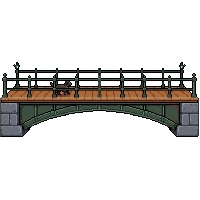
#> input picture source_scenery/r8_b10_footbridge_v1_px.png, 200 x 200 px, given in place of pier_spritecook.png, which was not available
$ python make_night_art.py
#> lines starting #> are read from the running program, lines starting #| are printed output that depends on the picture; after the words box and inside, x2 and y2 are one past the last pixel; in counts of white or black regions, pixels touching at a corner belong together; pictures that were not available may be replaced by others from this repository, and a replacement may not be noted
# Night branch art (6 Oct 2026): the leftover greyboxes of River Walk get real art.
# Sources in source_scenery/ (SpriteCook, 1 image px = 1 art px but ~2000-4600 near-duplicate colours).
#   pier_spritecook.png      -> art/scene/pier.png     granite bridge abutment over the crawl passage (screen 7)
#   pontoon_spritecook.png   -> art/scene/pontoon.png  the drifting pontoon (screen 5)
#   pile_spritecook.png      -> art/scene/pile.png     dark mooring pile in the foreground frame
#   clouds_*_spritecook.png  -> art/scene/cloud1..N.png  sky clouds
#   bones are drawn here by hand (art/scene/bone.png, bone_gold.png)
# Nothing is resampled smoothly: sizes change by cutting or repeating whole rows/columns, or by block reduction.
import os, numpy as np
from PIL import Image
from scipy import ndimage
from skimage.color import rgb2lab
from sklearn.cluster import KMeans
ROOT = os.path.dirname(os.path.dirname(os.path.abspath(__file__)))
SRC = os.path.join(ROOT, 'source_scenery')
OUT = os.path.join(ROOT, 'riverwalk', 'art', 'scene')

def load(n):
    a = np.array(Image.open(os.path.join(SRC, n)).convert('RGBA'))
    ys, xs = np.nonzero(a[..., 3] > 20)
    return a[ys.min():ys.max() + 1, xs.min():xs.max() + 1]

def palette(a, k, seed=1):
    # k-means in Lab over the opaque pixels, then a despeckle pass (lone pixels take their neighbours' colour)
    H, W = a.shape[:2]
    on = a[..., 3] > 20
    rgb = a[..., :3]
    lab = rgb2lab(rgb / 255.0)
    km = KMeans(n_clusters=k, n_init=4, random_state=seed).fit(lab[on])
    idx = np.full((H, W), -1); idx[on] = km.labels_
    pal = np.array([rgb[on][km.labels_ == i].mean(0) for i in range(k)]).round().astype(np.uint8)
    for _ in range(2):
        out = idx.copy()
        for y in range(1, H - 1):
            for x in range(1, W - 1):
                c = idx[y, x]
                if c < 0: continue
                nb = idx[y - 1:y + 2, x - 1:x + 2].ravel().tolist(); nb.pop(4)
                if min(nb) < 0 or sum(1 for n in nb if n == c) > 1: continue
                vals, cnt = np.unique(nb, return_counts=True)
                if cnt.max() >= 5: out[y, x] = vals[np.argmax(cnt)]
        idx = out
    o = np.zeros((H, W, 4), np.uint8)
    o[idx >= 0, :3] = pal[idx[idx >= 0]]; o[idx >= 0, 3] = 255
    return o

def cut_cols(a, x0, n): return np.concatenate([a[:, :x0], a[:, x0 + n:]], axis=1)
def best_cut(a, lo, hi, n):
    # the column x in lo..hi where removing n columns leaves the smallest seam (column x vs column x+n)
    v = a[..., :3].astype(int)
    return min(range(lo, hi), key=lambda x: np.abs(v[:, x] - v[:, x + n]).sum())

def pier():
    # 188 x 167 -> 138 wide: one brick period (25 px) is cut out of each side panel, where the cornice has no
    # joints, so the courses and the balustrade stay whole. Then the dark strip under the lintel is cut back to
    # the lintel and a passage is added below it (see scene.lua: it is drawn behind Pepper).
    a = load('pier_spritecook.png')
#> in load, a is the input picture: shape (200, 200, 4); mean R, G, B, A 21.1, 20.2, 16.7, 56.4
#> in load, `ys, xs = np.nonzero(a[..., 3] > 20)`: ys = 8848 values from 62 to 136; xs = 8848 values, max 198 at index 4154, min 0 at index 3956, mean 98.81
    x = best_cut(a, 8, 30, 25); a = cut_cols(a, x, 25)
#> in best_cut, `v = a[..., :3].astype(int)`:
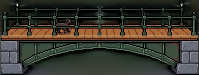
#> v: shape (75, 199, 3) int64; mean of channels 0, 1, 2 56.5, 54.1, 44.7; drawn as R, G, B
#> after `x = best_cut(a, 8, 30, 25)`: x = 24
    x = best_cut(a, a.shape[1] - 45, a.shape[1] - 30, 25); a = cut_cols(a, x, 25)
#> call 2 of best_cut, with lo = 129, hi = 144, n = 25
#> in best_cut (call 2), `v = a[..., :3].astype(int)`:
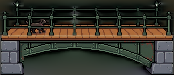
#> v: shape (75, 174, 3) int64; mean of channels 0, 1, 2 56.9, 54.5, 45.3; drawn as R, G, B
#> after `x = best_cut(a, a.shape[1] - 45, a.shape[1] - 30, 25)`: x = 130
    a = palette(a, 12)
#> in palette, `on = a[..., 3] > 20`:
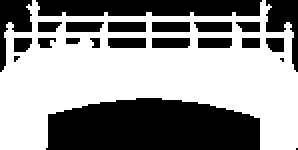
#> on: shape (75, 149) bool (shown 2 times larger); 57.1% white; 22 black regions (4 under 20 px), largest, box (x1, y1, x2, y2) and area: (23, 49, 130, 75) 2379, (18, 0, 131, 8) 866, (0, 0, 16, 36) 282
#> in palette, `lab = rgb2lab(rgb / 255.0)`: lab: shape (75, 149, 3) float64; mean of channels 0, 1, 2 23, -0.4, 5.8
#> in palette, `idx[on] = km.labels_`:
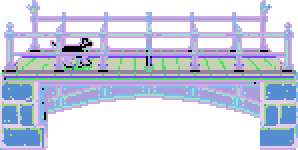
#> idx: shape (75, 149) int64 (shown 2 times larger); 13 distinct labels, from -1 to 11; one colour per label, 0 black, -1 white
#> in palette, `pal = np.array([rgb[on][km.labels_ == i].mean(0) for i in range(k)]).r..`: pal = [[80, 64, 53], [2, 2, 1], [169, 104, 58], [65, 67, 76], [88, 111, 91], [106, 110, 121], [79, 35, 19], [37, 49, 42], [171, 123, 81], [59, 75, 63], [137, 140, 145], [119, 70, 50]]
    # the lintel's last row: the lowest row that is mostly light stone
    L = a[..., :3].astype(int).sum(2)
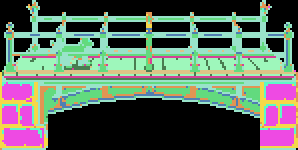
#> L: shape (75, 149) int64 (shown 2 times larger); 12 distinct labels, from 0 to 422; one colour per label, 0 black
    rows = [y for y in range(a.shape[0]) if (L[y] > 350).mean() > 0.6]
#> rows = [35, 36]
    a = a[:max(rows) + 2]                                         # + its dark outline row
#> a: shape (38, 149, 4)
#| pier.png 149 x 38 12 colours
    return a

# the pontoon: SpriteCook drew it about 4x the game's scale, and a 4x reduction came out muddy, so it is drawn
# here by hand at 54 x 12 in the render's own colours (sampled from it): a plank deck seen slightly from above,
# its front board, two float drums and a cleat. Pepper stands on deck row 2 (the mover's top).
def _pontoon_rows():
    W = 54
    def row(fill, l, r, mid=None, every=None, off=0):
        r_ = [' '] * W
        for x in range(l, r + 1): r_[x] = fill
        r_[l] = r_[r] = 'o'
        if mid:
            for x in range(l + 1 + off, r, every): r_[x] = mid
        return ''.join(r_)
    rows = [row('o', 2, 51),
            row('h', 1, 52, 'L', 7, 6),
            row('d', 0, 53, 'k', 7, 6),
            row('d', 0, 53, 'k', 7, 6),
            row('f', 0, 53),
            row('s', 0, 53),
            row('o', 1, 52)]
    floats = []
    for fill, mid in (('G', None), ('g', 'x'), ('g', 'x'), ('q', 'x')):
        a = list(row(fill, 3, 21, mid, 8, 6)); b = row(fill, 32, 50, mid, 8, 4)
        floats.append(''.join(b[x] if x >= 32 else a[x] for x in range(W)))
    a = list(row('o', 4, 20)); b = row('o', 33, 49)
    floats.append(''.join(b[x] if x >= 33 else a[x] for x in range(W)))
    rows += floats
    rows[2] = rows[2][:27] + 'cc' + rows[2][29:]                    # the cleat
    rows[1] = rows[1][:26] + 'oo' + rows[1][28:] if False else rows[1]
    return rows
PONTOON = _pontoon_rows()
PONTOON_PAL = {'o': '2c3035', 'h': 'b7b1a1', 'L': '9c9688', 'd': '878277', 'k': '625d53', 'c': '1c1f22',
               'f': '625d53', 's': '423f39', 'G': '6b747a', 'g': '4a5257', 'x': '2c3035', 'q': '383d42'}
def pontoon():
    # colours sampled from the render (k-means, 7 colours: 2c3035 423f39 4a5257 625d53 878277 b7b1a1), plus
    # two in-between shades for the plank seams and the floats' top
    o = np.zeros((len(PONTOON), len(PONTOON[0]), 4), np.uint8)
    for y, r in enumerate(PONTOON):
        for x, ch in enumerate(r):
            if ch in PONTOON_PAL: o[y, x, :3] = hexc(PONTOON_PAL[ch]); o[y, x, 3] = 255
    return o

def half(a):
    a = a.astype(int); H, W = a.shape[:2]
    p = np.zeros(((H + 1) // 2 * 2, (W + 1) // 2 * 2, 4), int); p[:H, :W] = a
    out = np.zeros((p.shape[0] // 2, p.shape[1] // 2, 4), np.uint8)
    for y in range(out.shape[0]):
        for x in range(out.shape[1]):
            blk = p[2 * y:2 * y + 2, 2 * x:2 * x + 2].reshape(4, 4)
            on = blk[blk[:, 3] > 20]
            if len(on) < 2: continue
            vals, cnt = np.unique(on, axis=0, return_counts=True)
            out[y, x] = vals[np.argmax(cnt)]; out[y, x, 3] = 255
    return out

def pile():
    # halved (36 -> 18 wide), then lengthened to 182 px by repeating plain pole rows between the iron bands
    a = palette(load('pile_spritecook.png'), 8)
#> call 2 of load, with n = 'pile_spritecook.png'
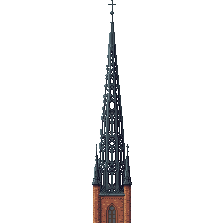
#> input picture source_scenery/r8_b11_spire_v1_px.png, 224 x 224 px, given in place of pile_spritecook.png, which was not available
#> in load, a is the input picture: shape (224, 224, 4); mean R, G, B, A 11.1, 11.3, 12.5, 21.4
#> in load (call 2), `ys, xs = np.nonzero(a[..., 3] > 20)`: ys = 4208 values from 0 to 222; xs = 4208 values, max 131 at index 2691, min 92 at index 2658, mean 111.7
#> in palette (call 2), `on = a[..., 3] > 20`: on: shape (223, 40) bool; 47.2% white; 1 white region, box (x1, y1, x2, y2) and area: (0, 0, 40, 223) 4208
#> in palette (call 2), `lab = rgb2lab(rgb / 255.0)`: lab: shape (223, 40, 3) float64; mean of channels 0, 1, 2 27.1, 1.7, -4.1
#> in palette (call 2), `idx = np.full((H, W), -1)`: idx: shape (223, 40) int64; every value is -1
    a = half(a)
    H = a.shape[0]
#> H = 112
    # plain rows: rows that equal the next row
    same = [y for y in range(H - 1) if (a[y] == a[y + 1]).all()]
#> same = [0, 3, 7, 8, 9, 11, 12, 13, 14, 18, 19, 23, 24, 35, 40, 45]
    need = 182 - H
#> need = 70
    if need > 0:
        pick = same[len(same) // 3] if same else H // 3
#> pick = 11
        pick2 = same[2 * len(same) // 3] if len(same) > 2 else pick
#> pick2 = 19
        a = np.concatenate([a[:pick], np.repeat(a[pick:pick + 1], need // 2, 0), a[pick:pick2],
                            np.repeat(a[pick2:pick2 + 1], need - need // 2, 0), a[pick2:]], 0)
#> a: shape (182, 20, 4)
#| pile.png 20 x 182 8 colours
    return a

def clouds():
    out = []
    for n in ('clouds_a_spritecook.png', 'clouds_b_spritecook.png'):
        a = palette(load(n), 5)
#> call 3 of palette, with k = 5, seed = 1
#> in palette (call 3), `pal = np.array([rgb[on][km.labels_ == i].mean(0) for i in range(k)]).r..`: pal = [[56, 67, 76], [157, 91, 69], [26, 29, 43], [90, 55, 52], [94, 113, 120]]
#> in palette (call 3), `o[idx >= 0, 3] = 255`:
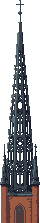
#> o: shape (223, 40, 4); mean of channels 0, 1, 2, 3 33.3, 29.5, 31.4, 120.3; transparent parts drawn white
        lab, k = ndimage.label(a[..., 3] > 0, structure=np.ones((3, 3)))
#> k = 1
        for i in range(1, k + 1):
            ys, xs = np.nonzero(lab == i)
            if len(ys) < 150: continue
            c = a[ys.min():ys.max() + 1, xs.min():xs.max() + 1].copy()
            c[lab[ys.min():ys.max() + 1, xs.min():xs.max() + 1] != i] = 0
            out.append(c)
#> after the loop, out = 1 item
    out.sort(key=lambda c: -c.shape[1])
    return out

# bones, by hand. o outline, w bone, s shade, h highlight
BONE = ['.oo.....oo.',
        'ohwo...owwo',
        '.owwwwwwwo.',
        '.owsssssso.',
        'owso...osso',
        '.oo.....oo.']
def bone(pal):
    h, w = len(BONE), len(BONE[0])
    o = np.zeros((h, w, 4), np.uint8)
    for y, r in enumerate(BONE):
        for x, ch in enumerate(r):
            if ch in pal: o[y, x, :3] = pal[ch]; o[y, x, 3] = 255
    return o
def hexc(h): return tuple(int(h[i:i + 2], 16) for i in (0, 2, 4))

if __name__ == '__main__':
    def save(a, n):
        Image.fromarray(a).save(os.path.join(OUT, n))
        print(n, a.shape[1], 'x', a.shape[0], len(np.unique(a[a[..., 3] > 0][:, :3], axis=0)), 'colours')
    save(pier(), 'pier.png')
    save(pontoon(), 'pontoon.png')
    save(pile(), 'pile.png')
#> (the run stopped early here; a loop or call above may not have finished)
